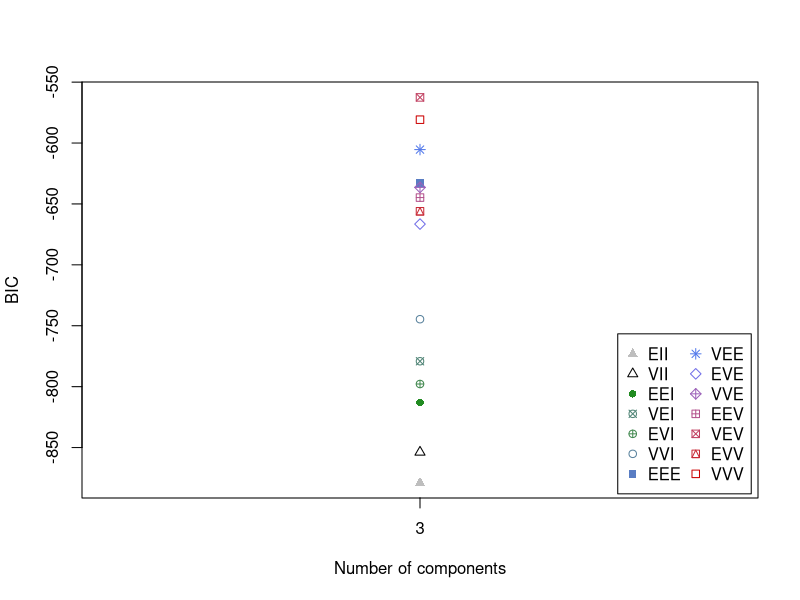
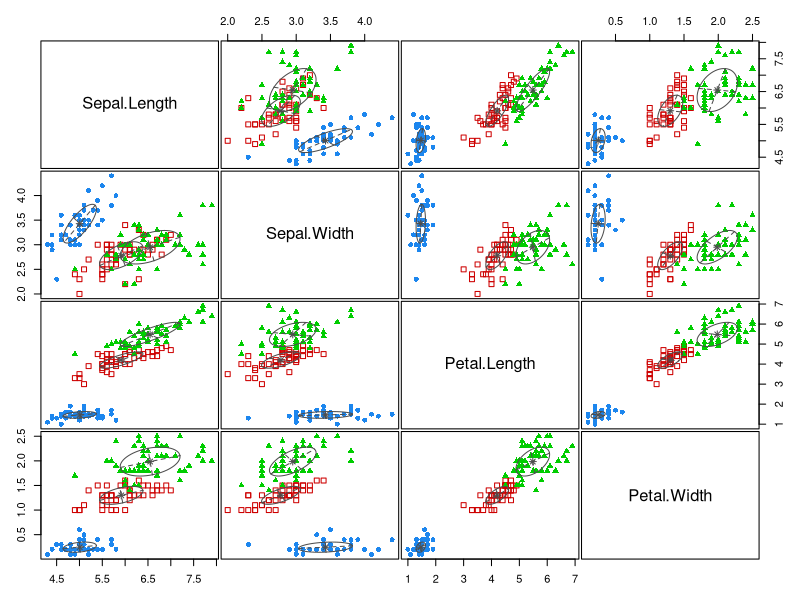
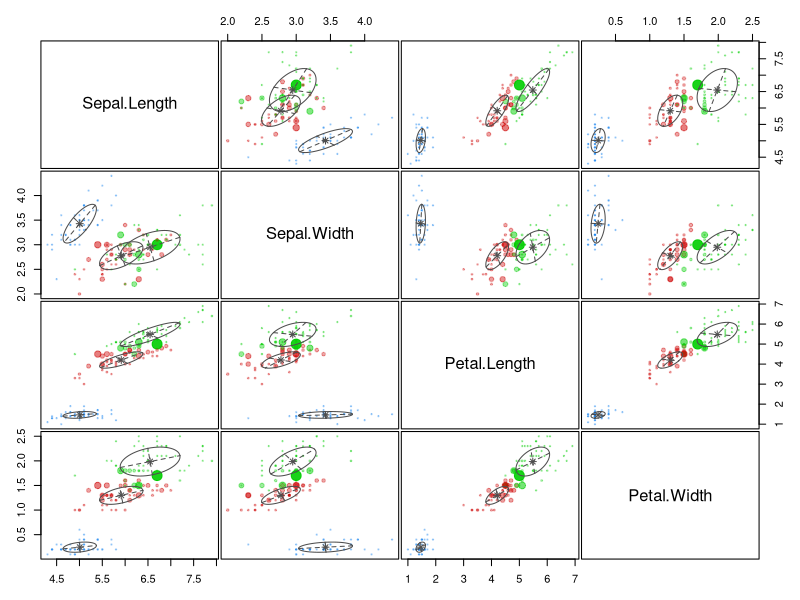
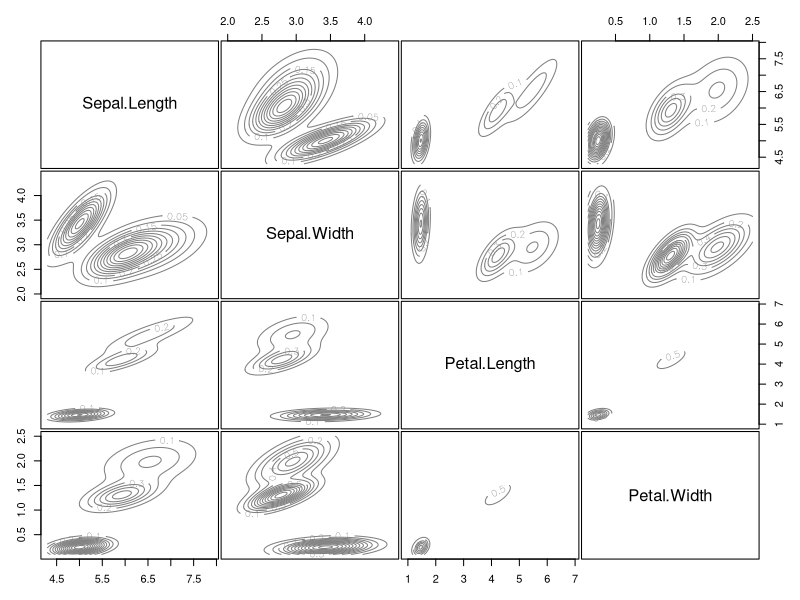
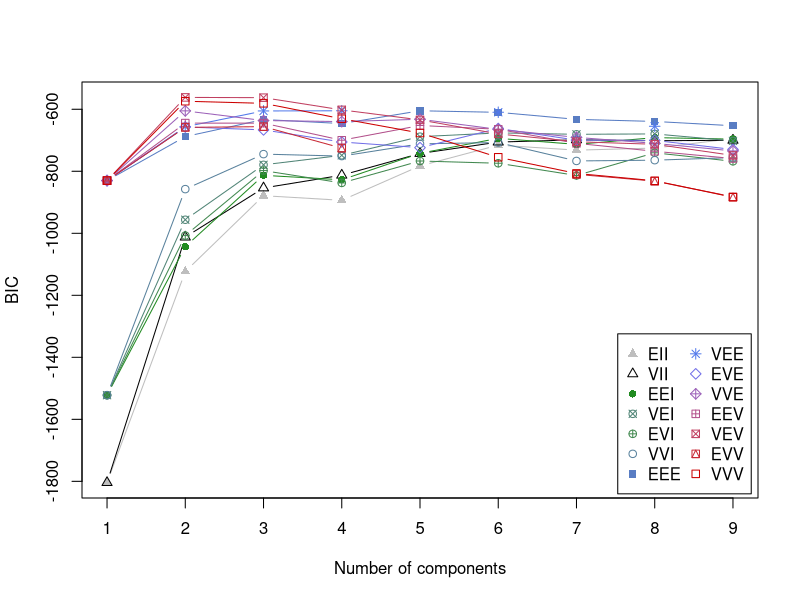
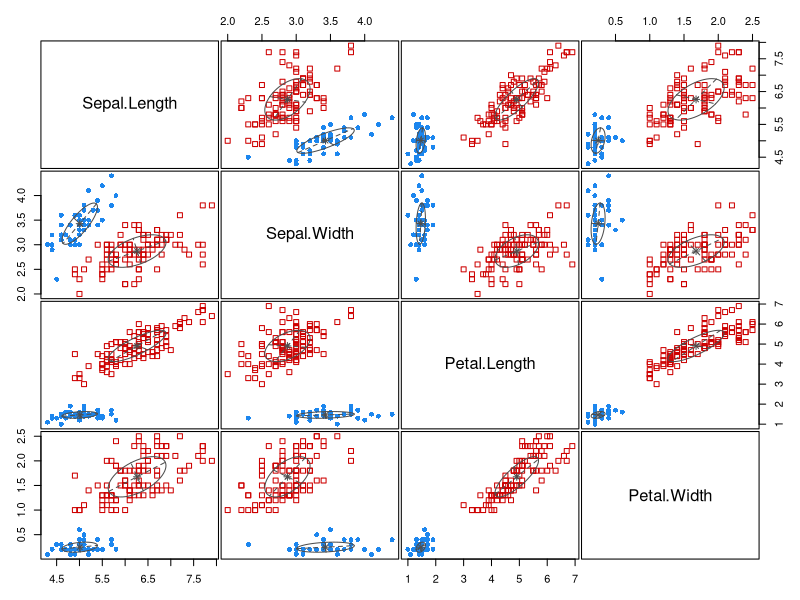
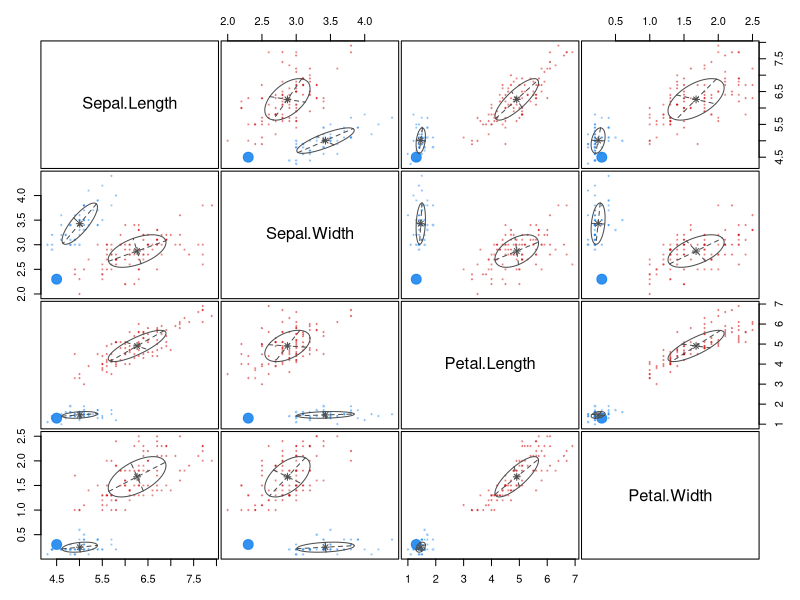
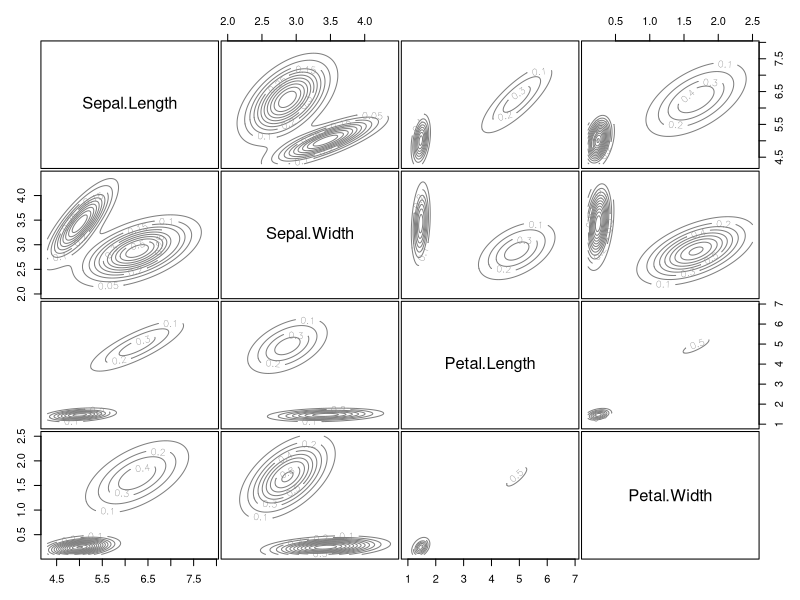

These charts were generated, in order, by the following R code:
install.packages("mclust")
library(mclust)
result4=Mclust(iris[,-5], G=3) ## 高斯混合模型
summary(result4, parameters=TRUE)
names(result4)
result4$classification
plot(result4)

fitEM1=Mclust(iris[,-5])
summary(fitEM1, parameters=TRUE)
names(fitEM1)
fitEM1$BIC
plot(fitEM1) # (1:BIC, 2:classification, 3:uncertainty, 4:density, 0:exit)


data_gender<- read.csv("gender_size.csv")

result5=Mclust(data_gender[,-4], G=2)
summary(result5, parameters=TRUE)
fitEM2=Mclust(data_gender[,-4])
summary(fitEM2, parameters=TRUE)
plot(fitEM2)


iris.BIC=mclustBIC(iris[,-5], G=seq(from=1, to=9, by=1))
iris.BIC
plot(iris.BIC)
iris.BICsum=summary(iris.BIC, data=iris[,-5])
iris.BICsum
names(iris.BICsum)

mclust2Dplot(iris[, 3:4], classification=iris.BICsum$classification)
iris.dens1=densityMclust(iris[, 3:4])
plot(iris.dens1, iris[, 3:4], col="blue", nlevels=15)
iris.dens2=densityMclust(iris[,1:2])
plot(iris.dens2, iris[, 1:2], type="persp", col="red")
